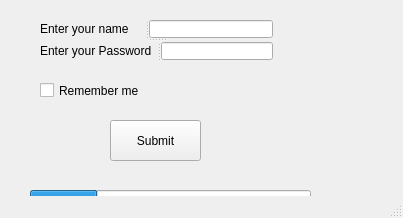
<?xml version="1.0" encoding="UTF-8"?>
<ui version="4.0">
 <class>MainWindow</class>
 <widget class="QMainWindow" name="MainWindow">
  <property name="geometry">
   <rect>
    <x>0</x>
    <y>0</y>
    <width>403</width>
    <height>218</height>
   </rect>
  </property>
  <property name="windowTitle">
   <string>MainWindow</string>
  </property>
  <widget class="QWidget" name="centralwidget">
   <widget class="QProgressBar" name="progressBar">
    <property name="geometry">
     <rect>
      <x>30</x>
      <y>190</y>
      <width>281</width>
      <height>23</height>
     </rect>
    </property>
    <property name="value">
     <number>24</number>
    </property>
   </widget>
   <widget class="QPushButton" name="pushButton">
    <property name="geometry">
     <rect>
      <x>110</x>
      <y>120</y>
      <width>91</width>
      <height>41</height>
     </rect>
    </property>
    <property name="text">
     <string>Submit</string>
    </property>
   </widget>
   <widget class="QCheckBox" name="checkBox_2">
    <property name="geometry">
     <rect>
      <x>40</x>
      <y>70</y>
      <width>101</width>
      <height>41</height>
     </rect>
    </property>
    <property name="text">
     <string>Remember me</string>
    </property>
   </widget>
   <widget class="QSplitter" name="splitter_3">
    <property name="geometry">
     <rect>
      <x>40</x>
      <y>20</y>
      <width>233</width>
      <height>40</height>
     </rect>
    </property>
    <property name="orientation">
     <enum>Qt::Vertical</enum>
    </property>
    <widget class="QSplitter" name="splitter">
     <property name="orientation">
      <enum>Qt::Horizontal</enum>
     </property>
     <widget class="QLabel" name="label">
      <property name="text">
       <string>Enter your name </string>
      </property>
     </widget>
     <widget class="QLineEdit" name="lineEdit"/>
    </widget>
    <widget class="QSplitter" name="splitter_2">
     <property name="orientation">
      <enum>Qt::Horizontal</enum>
     </property>
     <widget class="QLabel" name="label_2">
      <property name="text">
       <string>Enter your Password</string>
      </property>
     </widget>
     <widget class="QLineEdit" name="lineEdit_2"/>
    </widget>
   </widget>
  </widget>
  <widget class="QMenuBar" name="menubar">
   <property name="geometry">
    <rect>
     <x>0</x>
     <y>0</y>
     <width>403</width>
     <height>21</height>
    </rect>
   </property>
  </widget>
  <widget class="QStatusBar" name="statusbar"/>
 </widget>
 <resources/>
 <connections/>
</ui>
